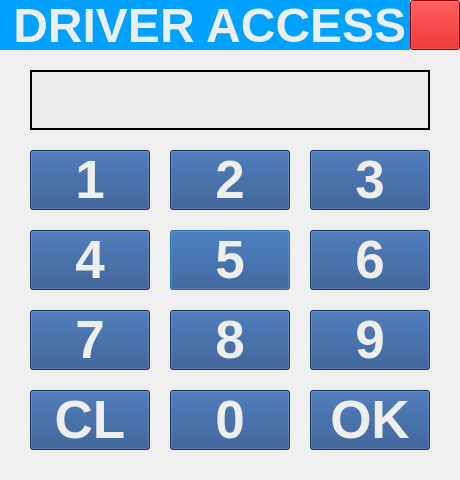
<?xml version="1.0" encoding="UTF-8"?>
<ui version="4.0">
 <class>DriverLogin</class>
 <widget class="QDialog" name="DriverLogin">
  <property name="geometry">
   <rect>
    <x>0</x>
    <y>0</y>
    <width>460</width>
    <height>480</height>
   </rect>
  </property>
  <property name="windowTitle">
   <string>Dialog</string>
  </property>
  <property name="styleSheet">
   <string notr="true"/>
  </property>
  <widget class="QPushButton" name="pushButton_5">
   <property name="geometry">
    <rect>
     <x>170</x>
     <y>230</y>
     <width>120</width>
     <height>60</height>
    </rect>
   </property>
   <property name="font">
    <font>
     <pointsize>40</pointsize>
     <weight>75</weight>
     <bold>true</bold>
    </font>
   </property>
   <property name="styleSheet">
    <string notr="true">background-color: rgb(32, 74, 135);
color: rgb(238, 238, 236);</string>
   </property>
   <property name="text">
    <string>5</string>
   </property>
  </widget>
  <widget class="QPushButton" name="pushButton_6">
   <property name="geometry">
    <rect>
     <x>310</x>
     <y>230</y>
     <width>120</width>
     <height>60</height>
    </rect>
   </property>
   <property name="font">
    <font>
     <pointsize>40</pointsize>
     <weight>75</weight>
     <bold>true</bold>
    </font>
   </property>
   <property name="styleSheet">
    <string notr="true">background-color: rgb(32, 74, 135);
color: rgb(238, 238, 236);</string>
   </property>
   <property name="text">
    <string>6</string>
   </property>
  </widget>
  <widget class="QPushButton" name="pushButton_2">
   <property name="geometry">
    <rect>
     <x>170</x>
     <y>150</y>
     <width>120</width>
     <height>60</height>
    </rect>
   </property>
   <property name="font">
    <font>
     <pointsize>40</pointsize>
     <weight>75</weight>
     <bold>true</bold>
    </font>
   </property>
   <property name="styleSheet">
    <string notr="true">color: rgb(238, 238, 236);
background-color: rgb(32, 74, 135);</string>
   </property>
   <property name="text">
    <string>2</string>
   </property>
  </widget>
  <widget class="QPushButton" name="pushButton_ok">
   <property name="geometry">
    <rect>
     <x>310</x>
     <y>390</y>
     <width>120</width>
     <height>60</height>
    </rect>
   </property>
   <property name="font">
    <font>
     <pointsize>40</pointsize>
     <weight>75</weight>
     <bold>true</bold>
    </font>
   </property>
   <property name="styleSheet">
    <string notr="true">background-color: rgb(32, 74, 135);
color: rgb(238, 238, 236);</string>
   </property>
   <property name="text">
    <string>OK</string>
   </property>
  </widget>
  <widget class="QLabel" name="label_access">
   <property name="geometry">
    <rect>
     <x>0</x>
     <y>0</y>
     <width>410</width>
     <height>50</height>
    </rect>
   </property>
   <property name="font">
    <font>
     <pointsize>36</pointsize>
     <weight>75</weight>
     <italic>false</italic>
     <bold>true</bold>
    </font>
   </property>
   <property name="whatsThis">
    <string/>
   </property>
   <property name="styleSheet">
    <string notr="true">background-color: rgb(0, 161, 255);
color: rgb(238, 238, 236);
</string>
   </property>
   <property name="text">
    <string> DRIVER ACCESS</string>
   </property>
   <property name="alignment">
    <set>Qt::AlignLeading|Qt::AlignLeft|Qt::AlignVCenter</set>
   </property>
   <property name="indent">
    <number>0</number>
   </property>
  </widget>
  <widget class="QPushButton" name="pushButton_4">
   <property name="geometry">
    <rect>
     <x>30</x>
     <y>230</y>
     <width>120</width>
     <height>60</height>
    </rect>
   </property>
   <property name="font">
    <font>
     <pointsize>40</pointsize>
     <weight>75</weight>
     <bold>true</bold>
    </font>
   </property>
   <property name="styleSheet">
    <string notr="true">background-color: rgb(32, 74, 135);
color: rgb(238, 238, 236);</string>
   </property>
   <property name="text">
    <string>4</string>
   </property>
  </widget>
  <widget class="QPushButton" name="pushButton_3">
   <property name="geometry">
    <rect>
     <x>310</x>
     <y>150</y>
     <width>120</width>
     <height>60</height>
    </rect>
   </property>
   <property name="font">
    <font>
     <pointsize>40</pointsize>
     <weight>75</weight>
     <bold>true</bold>
    </font>
   </property>
   <property name="styleSheet">
    <string notr="true">background-color: rgb(32, 74, 135);
color: rgb(238, 238, 236);</string>
   </property>
   <property name="text">
    <string>3</string>
   </property>
  </widget>
  <widget class="QLabel" name="label_password">
   <property name="geometry">
    <rect>
     <x>30</x>
     <y>70</y>
     <width>400</width>
     <height>60</height>
    </rect>
   </property>
   <property name="font">
    <font>
     <pointsize>40</pointsize>
    </font>
   </property>
   <property name="styleSheet">
    <string notr="true">background-color: rgb(238, 238, 236);
border-style: solid;
border-width:2px;
border-color: rgb(0, 0, 0);</string>
   </property>
   <property name="text">
    <string/>
   </property>
   <property name="alignment">
    <set>Qt::AlignCenter</set>
   </property>
  </widget>
  <widget class="QPushButton" name="pushButton_clear">
   <property name="geometry">
    <rect>
     <x>30</x>
     <y>390</y>
     <width>120</width>
     <height>60</height>
    </rect>
   </property>
   <property name="font">
    <font>
     <pointsize>40</pointsize>
     <weight>75</weight>
     <bold>true</bold>
    </font>
   </property>
   <property name="styleSheet">
    <string notr="true">background-color: rgb(32, 74, 135);
color: rgb(238, 238, 236);</string>
   </property>
   <property name="text">
    <string>CL</string>
   </property>
  </widget>
  <widget class="QPushButton" name="pushButton_0">
   <property name="geometry">
    <rect>
     <x>170</x>
     <y>390</y>
     <width>120</width>
     <height>60</height>
    </rect>
   </property>
   <property name="font">
    <font>
     <pointsize>40</pointsize>
     <weight>75</weight>
     <bold>true</bold>
    </font>
   </property>
   <property name="styleSheet">
    <string notr="true">background-color: rgb(32, 74, 135);
color: rgb(238, 238, 236);</string>
   </property>
   <property name="text">
    <string>0</string>
   </property>
  </widget>
  <widget class="QPushButton" name="pushButton_7">
   <property name="geometry">
    <rect>
     <x>30</x>
     <y>310</y>
     <width>120</width>
     <height>60</height>
    </rect>
   </property>
   <property name="font">
    <font>
     <pointsize>40</pointsize>
     <weight>75</weight>
     <bold>true</bold>
    </font>
   </property>
   <property name="styleSheet">
    <string notr="true">background-color: rgb(32, 74, 135);
color: rgb(238, 238, 236);</string>
   </property>
   <property name="text">
    <string>7</string>
   </property>
  </widget>
  <widget class="QPushButton" name="pushButton_1">
   <property name="geometry">
    <rect>
     <x>30</x>
     <y>150</y>
     <width>120</width>
     <height>60</height>
    </rect>
   </property>
   <property name="font">
    <font>
     <pointsize>40</pointsize>
     <weight>75</weight>
     <bold>true</bold>
    </font>
   </property>
   <property name="styleSheet">
    <string notr="true">background-color: rgb(32, 74, 135);
color: rgb(238, 238, 236);</string>
   </property>
   <property name="text">
    <string>1</string>
   </property>
   <property name="flat">
    <bool>false</bool>
   </property>
  </widget>
  <widget class="QPushButton" name="pushButton_8">
   <property name="geometry">
    <rect>
     <x>170</x>
     <y>310</y>
     <width>120</width>
     <height>60</height>
    </rect>
   </property>
   <property name="font">
    <font>
     <pointsize>40</pointsize>
     <weight>75</weight>
     <bold>true</bold>
    </font>
   </property>
   <property name="styleSheet">
    <string notr="true">background-color: rgb(32, 74, 135);
color: rgb(238, 238, 236);</string>
   </property>
   <property name="text">
    <string>8</string>
   </property>
  </widget>
  <widget class="QPushButton" name="pushButton_9">
   <property name="geometry">
    <rect>
     <x>310</x>
     <y>310</y>
     <width>120</width>
     <height>60</height>
    </rect>
   </property>
   <property name="font">
    <font>
     <pointsize>40</pointsize>
     <weight>75</weight>
     <bold>true</bold>
    </font>
   </property>
   <property name="styleSheet">
    <string notr="true">background-color: rgb(32, 74, 135);
color: rgb(238, 238, 236);</string>
   </property>
   <property name="text">
    <string>9</string>
   </property>
  </widget>
  <widget class="QPushButton" name="pushButton_close">
   <property name="geometry">
    <rect>
     <x>410</x>
     <y>0</y>
     <width>50</width>
     <height>50</height>
    </rect>
   </property>
   <property name="styleSheet">
    <string notr="true">image: url(:/new/icons/close.png);
background-color: rgb(204, 0, 0);
</string>
   </property>
   <property name="text">
    <string/>
   </property>
  </widget>
 </widget>
 <resources/>
 <connections/>
</ui>
